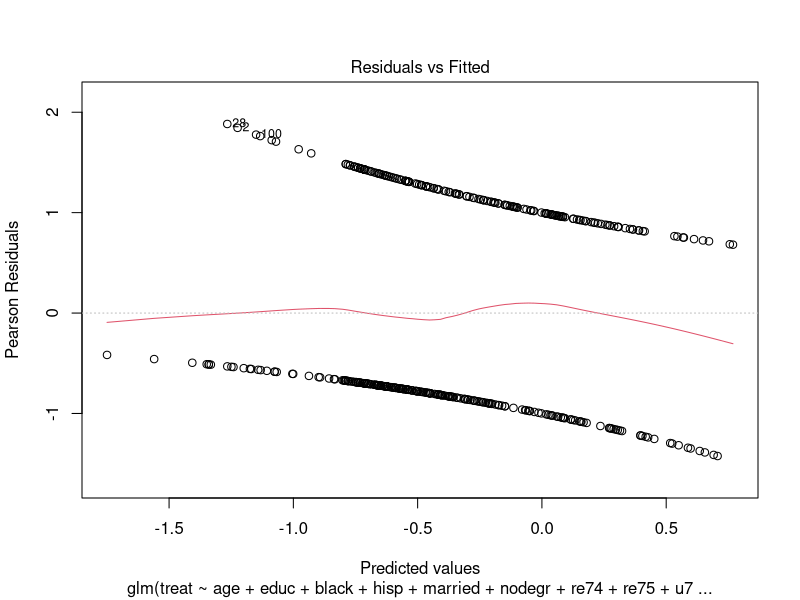
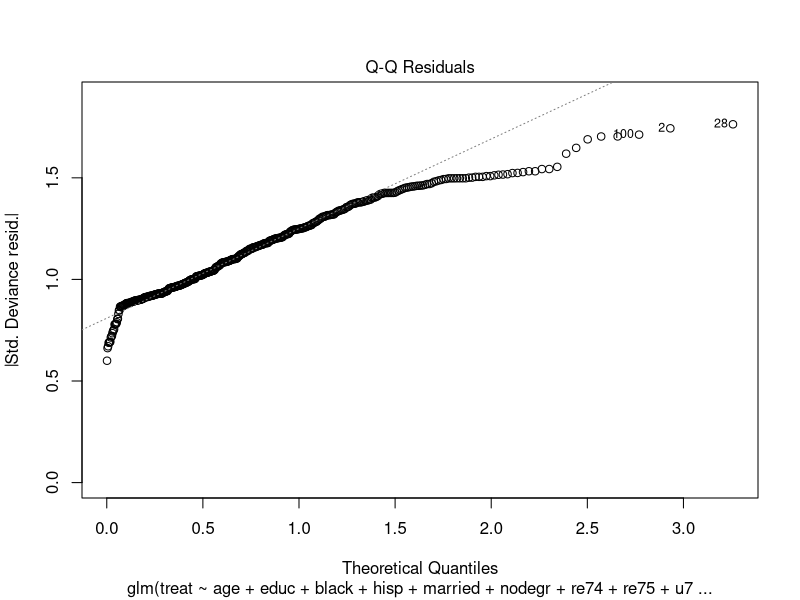
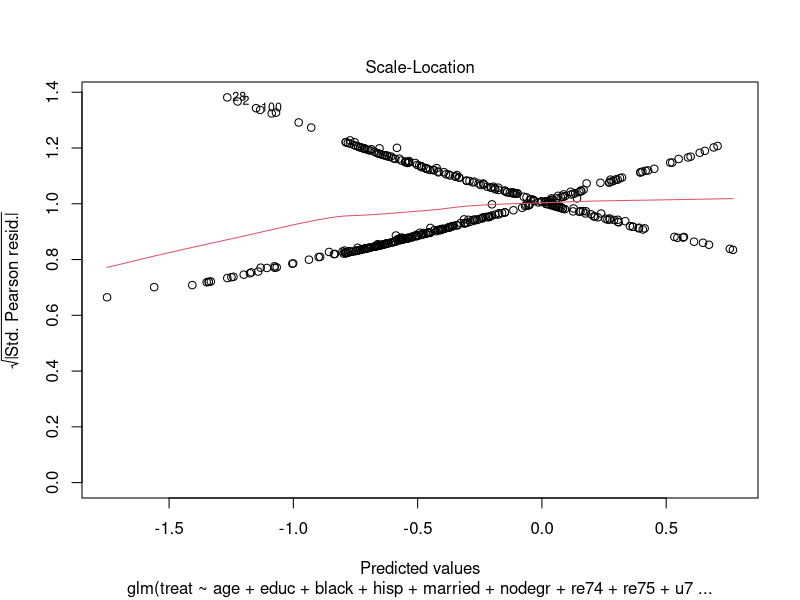
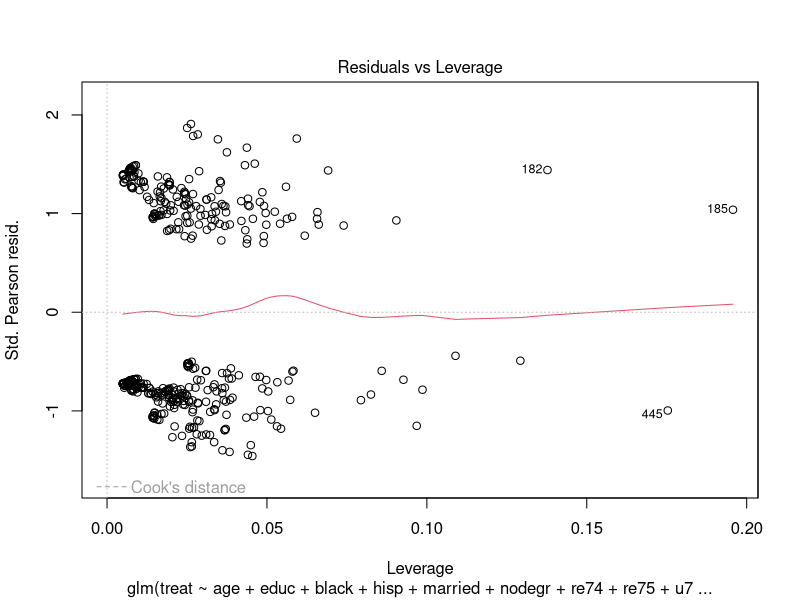

R code for these plots, in order:
library(Matching)
data("lalonde")
head(lalonde)

# > Question 1 (Use code cell below to analyze your data)
# > Consider lalonde observation #9:
lalonde[9,] 

reg1 <- glm(treat ~ age + educ + black + hisp + married + nodegr + re74 + re75 + u74 + u75, 
            data = lalonde, family = binomial)

predict(reg1)
plot(reg1)
